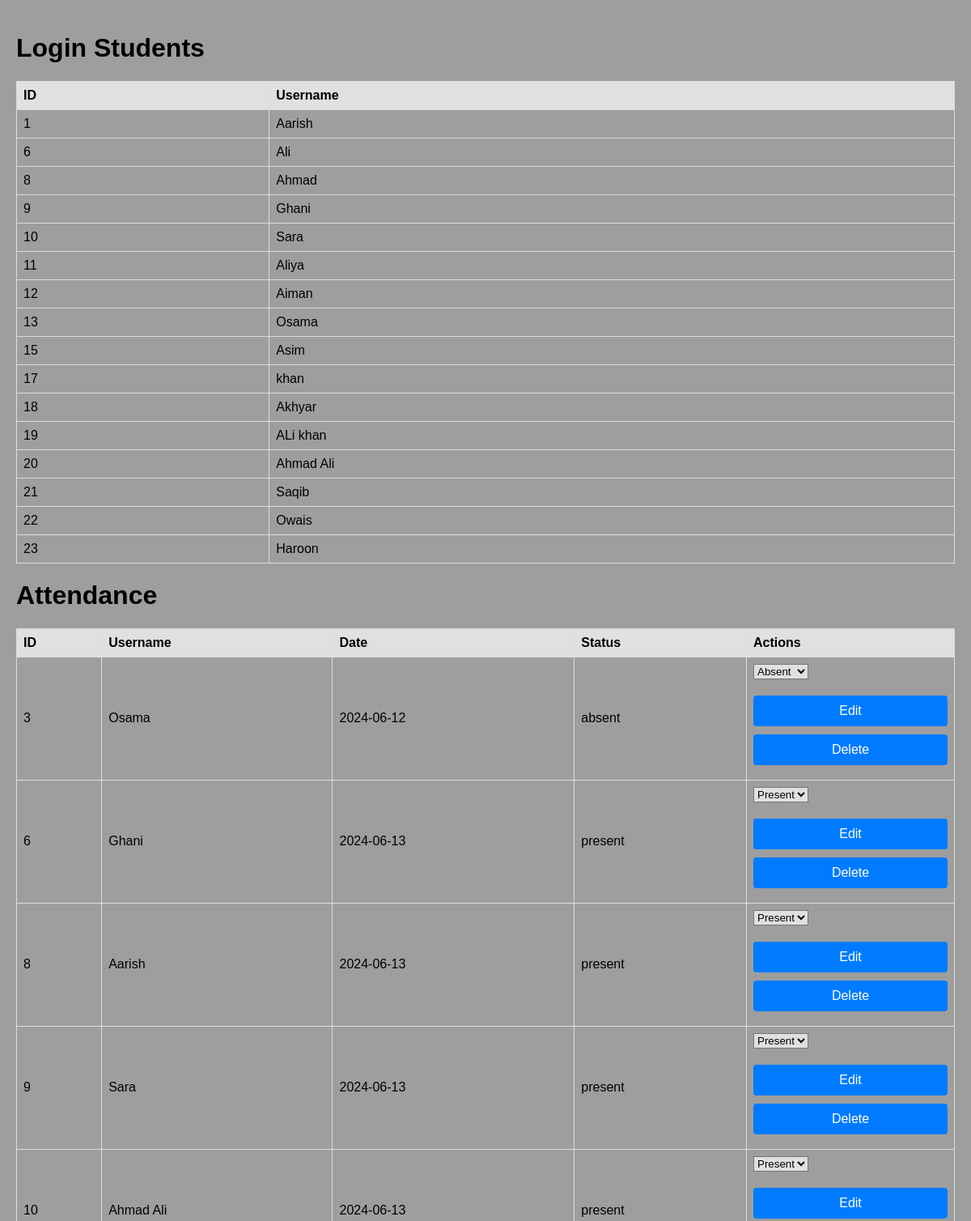
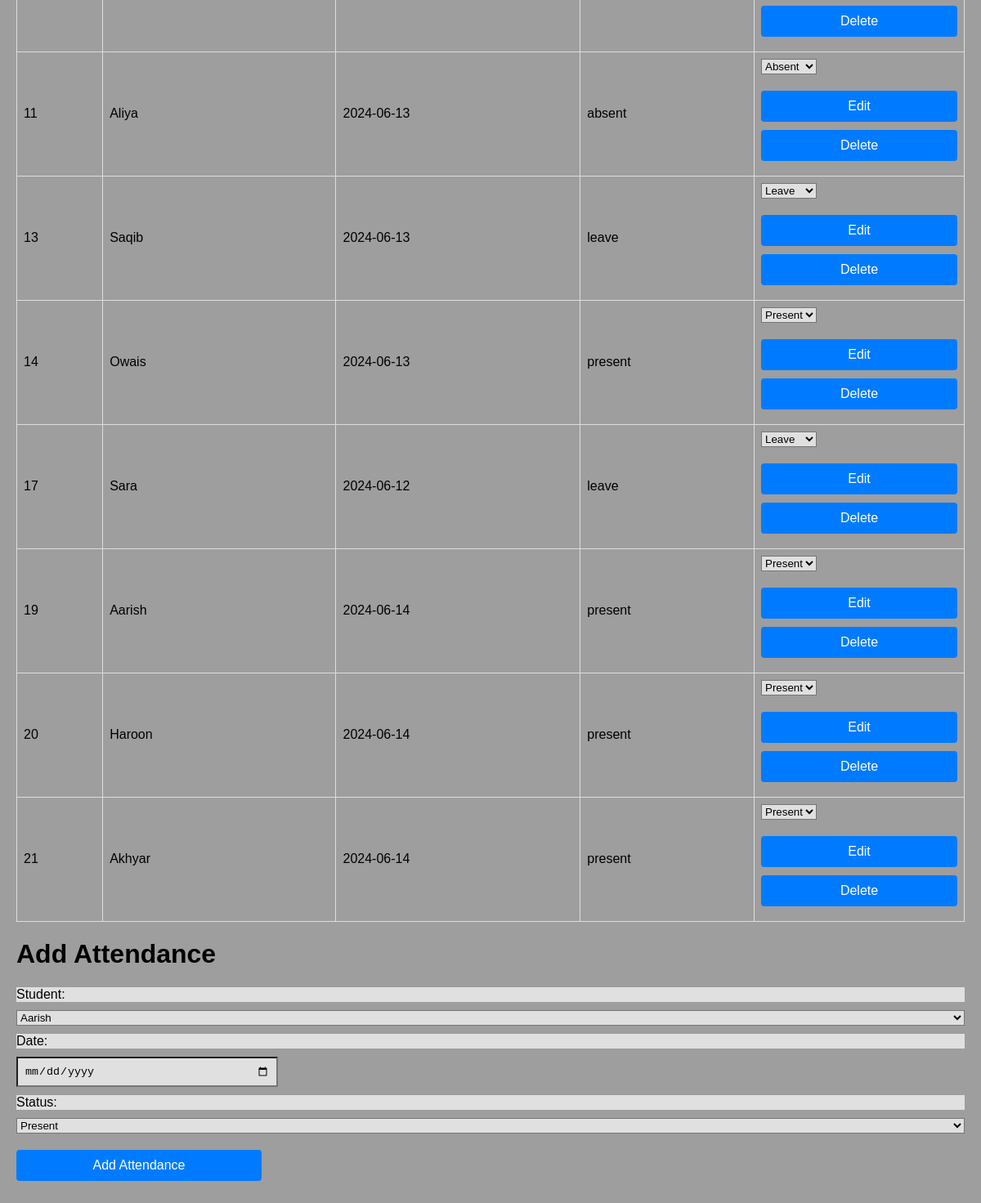
The app's page /view_students.php with its own data (2 pictures, top to bottom).
### tables this page shows
CREATE TABLE `users` (
  `id` int(11) NOT NULL,
  `username` varchar(50) NOT NULL,
  `password` varchar(255) NOT NULL,
  `role` enum('student','admin') NOT NULL,
  `profile_picture` blob DEFAULT NULL
);

CREATE TABLE `attendance` (
  `id` int(11) NOT NULL,
  `user_id` int(11) DEFAULT NULL,
  `date` date DEFAULT NULL,
  `status` enum('present','absent','leave') DEFAULT 'present'
);

### view_students.php (the view, shortened to what this page needs)
<?php
require_once("connection.php");
function fetchStudents($conn) {
    $sql = "SELECT id, username FROM users WHERE role = 'student'";
    return $conn->query($sql);
}
function fetchAttendance($conn) {
    $sql = "SELECT a.id, u.username, a.date, a.status FROM attendance a JOIN users u ON a.user_id = u.id WHERE u.role = 'student'";
    return $conn->query($sql);
}
$students = fetchStudents($conn);
$attendance = fetchAttendance($conn);
?>
<!DOCTYPE html>
<html lang="en">
<head>
    <link rel="stylesheet" href="styles.css">
</head>
<body>
    <h1>Login Students</h1>
    <?php if ($students->num_rows > 0): ?>
        <table>
            <tr>
                <th>ID</th>
                <th>Username</th>
            </tr>
            <?php while($row = $students->fetch_assoc()): ?>
                <tr>
                    <td><?php echo $row['id']; ?></td>
                    <td><?php echo $row['username']; ?></td>
                </tr>
            <?php endwhile; ?>
        </table>
    <?php else: ?>
        <p>No students found.</p>
    <?php endif; ?>
    <h1>Attendance</h1>
    <?php if ($attendance->num_rows > 0): ?>
        <table>
            <tr>
                <th>ID</th>
                <th>Username</th>
                <th>Date</th>
                <th>Status</th>
                <th>Actions</th>
            </tr>
            <?php while($row = $attendance->fetch_assoc()): ?>
                <tr>
                    <td><?php echo $row['id']; ?></td>
                    <td><?php echo $row['username']; ?></td>
                    <td><?php echo $row['date']; ?></td>
                    <td><?php echo $row['status']; ?></td>
                    <td>
                        <form method="POST" style="display:inline;">
                            <select name="status">
                                <option value="present" <?php if ($row['status'] == 'present') echo 'selected'; ?>>Present</option>
                                <option value="absent" <?php if ($row['status'] == 'absent') echo 'selected'; ?>>Absent</option>
                                <option value="leave" <?php if ($row['status'] == 'leave') echo 'selected'; ?>>Leave</option>
                            </select>
                            <button type="submit" name="edit_attendance">Edit</button>
                        </form>
                        <form method="POST" style="display:inline;">
                            <button type="submit" name="delete_attendance">Delete</button>
                        </form>
                    </td>
                </tr>
            <?php endwhile; ?>
        </table>
    <?php else: ?>
        <p>No attendance records found.</p>
    <?php endif; ?>
    <h1>Add Attendance</h1>
    <form method="POST">
        <label for="user_id">Student:</label>
        <select name="user_id" id="user_id" required>
            <?php
            $students->data_seek(0);
            while($row = $students->fetch_assoc()): ?>
                <option value="<?php echo $row['id']; ?>"><?php echo $row['username']; ?></option>
            <?php endwhile; ?>
        </select>
        <label for="date">Date:</label>
        <input type="date" id="date" name="date" required>
        <label for="status">Status:</label>
        <select name="status" id="status" required>
            <option value="present">Present</option>
        </select>
        <button type="submit" name="add_attendance">Add Attendance</button>
    </form>
</body>
</html>

### styles.css (style rules this page uses)
body { font-family: Arial, sans-serif; margin: 20px; }
form { margin-bottom: 20px; }
label { display: block; margin-bottom: 5px; }
input, button { display: block; margin-bottom: 10px; padding: 8px; width: 100%; max-width: 300px; }
button { background-color: #4CAF50; color: white; border: none; cursor: pointer; }

### view_students.php (style rules this page uses)
body { font-family: Arial, sans-serif; background-color: #9E9E9E; margin: 0; padding: 20px; }
table { width: 100%; border-collapse: collapse; margin-bottom: 20px; }
table, th, td { border: 1px solid #ddd; }
th, td { padding: 8px; text-align: left; }
th { background-color: #E0E0E0; }
form { display: flex; flex-direction: column; }
label, select, input[type="text"], input[type="date"] { margin-bottom: 10px; background-color:#E0E0E0; }
button { padding: 10px; background-color: #007bff; color: white; border: none; border-radius: 4px; cursor: pointer; font-size: 16px; margin-top: 10px; }

### records on screen
users: id "1", username "Aarish"
users: id "6", username "Ali"
users: id "8", username "Ahmad"
users: id "9", username "Ghani"
users: id "10", username "Sara"
users: id "11", username "Aliya"
users: id "12", username "Aiman"
users: id "13", username "Osama"
users: id "15", username "Asim"
users: id "17", username "khan"
users: id "18", username "Akhyar"
users: id "19", username "ALi khan"
users: id "20", username "Ahmad Ali"
users: id "21", username "Saqib"
users: id "22", username "Owais"
users: id "23", username "Haroon"
attendance: id "3", user.username "Osama", date "2024-06-12", status "absent", status "Absent"
attendance: id "6", user.username "Ghani", date "2024-06-13", status "present", status "Present"
attendance: id "8", user.username "Aarish", date "2024-06-13", status "present", status "Present"
attendance: id "9", user.username "Sara", date "2024-06-13", status "present", status "Present"
attendance: id "10", user.username "Ahmad Ali", date "2024-06-13", status "present", status "Present"
attendance: id "11", user.username "Aliya", date "2024-06-13", status "absent", status "Absent"
attendance: id "13", user.username "Saqib", date "2024-06-13", status "leave", status "Leave"
attendance: id "14", user.username "Owais", date "2024-06-13", status "present", status "Present"
attendance: id "17", user.username "Sara", date "2024-06-12", status "leave", status "Leave"
attendance: id "19", user.username "Aarish", date "2024-06-14", status "present", status "Present"
attendance: id "20", user.username "Haroon", date "2024-06-14", status "present", status "Present"
attendance: id "21", user.username "Akhyar", date "2024-06-14", status "present", status "Present"

### other values on screen
form field user_id "Aarish"
